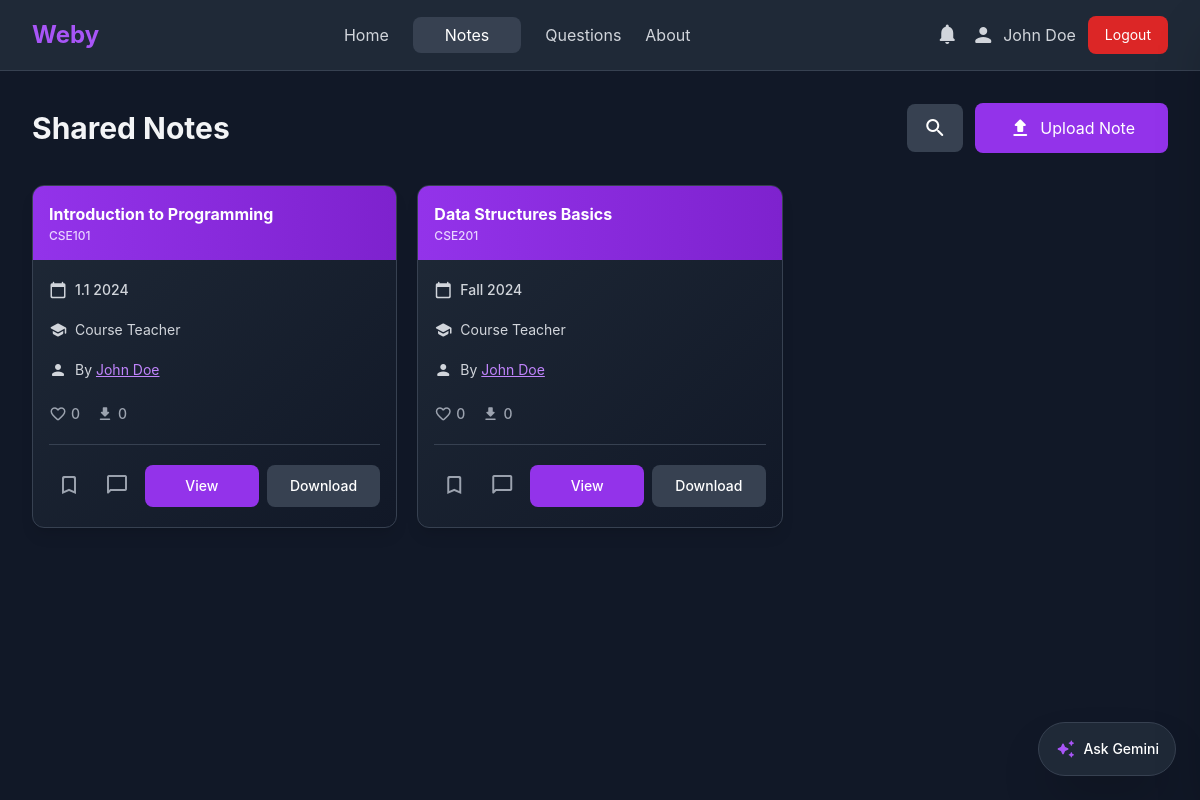
Page /notes.php (signed in) on the committed database.
### tables this page shows
CREATE TABLE IF NOT EXISTS notes (
    id INT AUTO_INCREMENT PRIMARY KEY,
    user_id INT NOT NULL,
    title VARCHAR(255) NOT NULL,
    course_code VARCHAR(50) NOT NULL,
    teacher_name VARCHAR(100) DEFAULT NULL,
    semester VARCHAR(10) NOT NULL,
    year INT NOT NULL,
    file_path VARCHAR(255) NOT NULL,
    
     
    is_public TINYINT(1) DEFAULT 1,
    
    created_at TIMESTAMP DEFAULT CURRENT_TIMESTAMP,
    FOREIGN KEY (user_id) REFERENCES users(id) ON DELETE CASCADE,
    INDEX idx_user_id (user_id),
    INDEX idx_semester_year (semester, year),
    INDEX idx_course_code (course_code)
);

CREATE TABLE IF NOT EXISTS users (
    id INT AUTO_INCREMENT PRIMARY KEY,
    name VARCHAR(100) NOT NULL,
    email VARCHAR(100) NOT NULL UNIQUE,
    password VARCHAR(255) NOT NULL,
    department VARCHAR(100) DEFAULT NULL,
    avatar VARCHAR(255) DEFAULT 'default.png',
    
     
    batch VARCHAR(10) DEFAULT NULL,
    section VARCHAR(10) DEFAULT NULL,
    student_id VARCHAR(50) DEFAULT NULL,
    
     
    github_url VARCHAR(255) DEFAULT NULL,
    linkedin_url VARCHAR(255) DEFAULT NULL,
    gmail VARCHAR(100) DEFAULT NULL,
    
     
    show_student_id TINYINT(1) DEFAULT 1,
    show_github TINYINT(1) DEFAULT 1,
    show_linkedin TINYINT(1) DEFAULT 1,
    show_email TINYINT(1) DEFAULT 1,
    show_gmail TINYINT(1) DEFAULT 1,
    
    created_at TIMESTAMP DEFAULT CURRENT_TIMESTAMP
);

### functions.php (called while the page is built, shortened)
<?php
function isLoggedIn() {
    return isset($_SESSION['user_id']);
}
function getUploaderName($user_id) {
    global $pdo;
    $stmt = $pdo->prepare("SELECT name FROM users WHERE id = ?");
    $stmt->execute([$user_id]);
    $user = $stmt->fetch();
    return $user ? $user['name'] : 'Unknown';
}
function hasLiked($user_id, $resource_id, $resource_type) {
    global $pdo;
    $stmt = $pdo->prepare("SELECT COUNT(*) FROM likes WHERE user_id = ? AND resource_id = ? AND resource_type = ?");
    $stmt->execute([$user_id, $resource_id, $resource_type]);
    return $stmt->fetchColumn() > 0;
}
function getLikeCount($resource_id, $resource_type) {
    global $pdo;
    $stmt = $pdo->prepare("SELECT COUNT(*) FROM likes WHERE resource_id = ? AND resource_type = ?");
    $stmt->execute([$resource_id, $resource_type]);
    return $stmt->fetchColumn();
}
function hasBookmarked($user_id, $resource_id, $type) {
    global $pdo;
    $stmt = $pdo->prepare("SELECT COUNT(*) FROM bookmarks WHERE user_id = ? AND resource_id = ? AND resource_type = ?");
    $stmt->execute([$user_id, $resource_id, $type]);
    return $stmt->fetchColumn() > 0;
}
function getDownloadCount($resource_id, $resource_type) {
    global $pdo;
    $stmt = $pdo->prepare("SELECT COUNT(DISTINCT user_id) FROM downloads WHERE resource_id = ? AND resource_type = ?");
    $stmt->execute([$resource_id, $resource_type]);
    return $stmt->fetchColumn();
}
?>

### notes.php (the view, shortened to what this page needs)
<?php
require 'config.php';
require 'functions.php';
$isLoggedIn = isLoggedIn();
$sql = "SELECT * FROM notes WHERE is_public = 1";
$params = [];
$sql .= " ORDER BY created_at DESC";
$stmt = $pdo->prepare($sql);
$stmt->execute($params);
$notes = $stmt->fetchAll();
?>
<!DOCTYPE html>
<html lang="en" class="dark">
<head>
    <script src="https://cdn.tailwindcss.com"></script>
    <link rel="stylesheet" href="css/style.css">
    <link rel="stylesheet" href="css/animations.css">
</head>
<body class="bg-gray-900 text-gray-100 min-h-screen">
    <nav class="bg-gray-800 border-b border-gray-700 sticky top-0 z-50">
        <div class="w-full mx-auto px-8 py-4">
            <div class="flex justify-between items-center">
                <a href="index.php" class="text-2xl font-bold text-purple-500">Weby</a>
                <div class="hidden md:flex items-center gap-6">
                    <a href="index.php" class="text-gray-300 hover:text-white transition">Home</a>
                    <a href="notes.php" class="text-white bg-gray-700 px-8 py-1.5 rounded-lg">Notes</a>
                    <a href="questions.php" class="text-gray-300 hover:text-white transition">Questions</a>
                    <a href="about.php" class="text-gray-300 hover:text-white transition">About</a>
                </div>
                <div class="flex items-center gap-3">
                    <?php if ($isLoggedIn): ?>
                        <a href="profile.php#messages" class="relative text-gray-300 hover:text-white transition" title="Messages">
                            <span class="material-icons-round text-2xl">notifications</span>
                        </a>
                        <a href="profile.php" class="text-gray-300 hover:text-white flex items-center gap-2">
                            <span class="material-icons-round">person</span>
                            <span class="hidden md:inline"><?= htmlspecialchars($_SESSION['user_name']) ?></span>
                        </a>
                        <a href="logout.php" class="bg-red-600 hover:bg-[#0a0a2e] text-white px-4 py-2 rounded-lg transition text-sm border border-transparent hover:border-white">
                            Logout
                        </a>
                    <?php endif; ?>
                </div>
            </div>
        </div>
    </nav>
    <main class="w-full mx-auto px-8 py-8">
        <div class="flex flex-col md:flex-row justify-between items-center mb-8 gap-4">
            <h1 class="text-3xl font-bold">Shared Notes</h1>
            <div class="flex items-center gap-3">
                <button id="toggleSearchBtn" class="bg-gray-700 hover:bg-gray-600 text-white px-4 py-3 rounded-lg transition flex items-center justify-center">
                    <span class="material-icons-round">search</span>
                </button>
                <?php if ($isLoggedIn): ?>
                    <a href="upload-note.php" class="bg-purple-600 hover:bg-[#0a0a2e] text-white px-8 py-3 rounded-lg flex items-center gap-2 transition border border-transparent hover:border-white">
                        <span class="material-icons-round">upload</span>
                        Upload Note
                    </a>
                <?php endif; ?>
            </div>
        </div>
        <?php if (empty($notes)): ?>
            <div class="text-center py-16">
                <span class="material-icons-round text-6xl text-gray-600 mb-4">folder_open</span>
                <p class="text-xl text-gray-400">No notes found. Be the first to upload!</p>
            </div>
        <?php else: ?>
            <div id="notesGrid" class="grid grid-cols-1 md:grid-cols-2 lg:grid-cols-3 gap-5">
                <?php foreach ($notes as $note): ?>
                    <?php
                        $uploaderName = getUploaderName($note['user_id']);
                        $likeCount = getLikeCount($note['id'], 'note');
                        $isLiked = $isLoggedIn && hasLiked($_SESSION['user_id'], $note['id'], 'note');
                        $isBookmarked = $isLoggedIn && hasBookmarked($_SESSION['user_id'], $note['id'], 'note');
                        $downloadCount = getDownloadCount($note['id'], 'note');
                    ?>
                    <div onclick="window.location.href='view.php?type=note&id=<?= $note['id'] ?>'" class="bg-gradient-to-br from-gray-800 to-gray-900 rounded-xl border border-gray-700 hover:border-purple-500 transition-all duration-300 overflow-hidden shadow-lg hover:shadow-purple-500/20 cursor-pointer card-animate hover-lift">
                        <div class="bg-gradient-to-r from-purple-600 to-purple-700 px-4 py-4">
                            <h3 class="text-base font-bold text-white line-clamp-1"><?= htmlspecialchars($note['title']) ?></h3>
                            <p class="text-purple-200 text-xs font-medium mt-0.5"><?= htmlspecialchars($note['course_code']) ?></p>
                        </div>
                        <div class="p-4">
                            <div class="flex items-center gap-2 mb-3 text-gray-300">
                                <span class="material-icons-round text-lg">calendar_today</span>
                                <span class="text-sm font-medium">
                                    <?php
                                    $semesterMap = [
                                        '2.1' => 'Fall', '2.2' => 'Spring',
                                        '3.1' => 'Fall', '3.2' => 'Spring',
                                        '4.1' => 'Fall', '4.2' => 'Spring'
                                    ];
                                    $semesterName = $semesterMap[$note['semester']] ?? $note['semester'];
                                    echo htmlspecialchars($semesterName . ' ' . $note['year']);
                                    ?>
                                </span>
                            </div>
                            <div class="flex items-center gap-2 mb-3 text-gray-300">
                                <span class="material-icons-round text-lg">school</span>
                                <span class="text-sm"><?= htmlspecialchars($note['teacher'] ?? 'Course Teacher') ?></span>
                            </div>
                            <div class="flex items-center gap-2 mb-4 text-gray-300">
                                <span class="material-icons-round text-lg">person</span>
                                <span class="text-sm">By <a href="profile.php?user_id=<?= $note['user_id'] ?>" onclick="event.stopPropagation()" class="text-purple-400 hover:text-purple-500 underline transition"><?= htmlspecialchars($uploaderName) ?></a></span>
                            </div>
                            <div class="flex items-center gap-4 mb-4 pb-4 border-b border-gray-700">
                                <button onclick="event.stopPropagation(); toggleLike(<?= $note['id'] ?>, this)"
                                        class="like-btn flex items-center gap-1 <?= $isLiked ? 'text-red-500' : 'text-gray-400' ?> hover:text-red-500 transition"
                                        data-note-id="<?= $note['id'] ?>">
                                    <span class="material-icons-round text-lg"><?= $isLiked ? 'favorite' : 'favorite_border' ?></span>
                                    <span class="like-count text-sm font-medium"><?= $likeCount ?></span>
                                </button>
                                <div class="flex items-center gap-1 text-gray-400">
                                    <span class="material-icons-round text-lg">download</span>
                                    <span class="download-count text-sm font-medium" data-note-id="<?= $note['id'] ?>"><?= $downloadCount ?></span>
                                </div>
                            </div>
                            <div class="flex gap-2 items-center">
                                <button onclick="event.stopPropagation(); toggleBookmark(<?= $note['id'] ?>, 'note', this)"
                                        class="p-2 rounded-full transition-colors duration-200 <?= $isBookmarked ? 'text-purple-500' : 'text-gray-400 hover:text-purple-500' ?>" title="Bookmark">
                                    <span class="material-icons-round text-2xl"><?= $isBookmarked ? 'bookmark' : 'bookmark_border' ?></span>
                                </button>
                                <?php if ($isLoggedIn): ?>
                                <button onclick="event.stopPropagation(); openMessageModal(<?= $note['id'] ?>, 'note')"
                                        class="p-2 rounded-full transition-colors duration-200 text-gray-400 hover:text-purple-500" title="Ask a question">
                                    <span class="material-icons-round text-2xl">chat_bubble_outline</span>
                                </button>
                                <?php endif; ?>
                                <a href="view.php?type=note&id=<?= $note['id'] ?>" onclick="event.stopPropagation()"
                                   class="flex-1 bg-purple-600 hover:bg-[#0a0a2e] text-white px-4 py-2.5 rounded-lg text-center transition-all duration-200 text-sm font-medium border border-transparent hover:border-white">
                                    View
                                </a>
                                <a href="<?= htmlspecialchars($note['file_path']) ?>" download
                                   onclick="event.stopPropagation(); trackDownload(<?= $note['id'] ?>, 'note', this)"
                                   class="flex-1 bg-gray-700 hover:bg-[#0a0a2e] text-white px-4 py-2.5 rounded-lg text-center transition-all duration-200 text-sm font-medium border border-transparent hover:border-white">
                                    Download
                                </a>
                            </div>
                        </div>
                    </div>
                <?php endforeach; ?>
            </div>
        <?php endif; ?>
    </main>
    <div class="fixed bottom-6 right-6 z-40">
        <button id="askGeminiBtn" class="flex items-center gap-2 bg-gray-800 border border-gray-700 hover:border-purple-500 text-white px-4 py-3 rounded-full shadow-2xl hover:shadow-purple-500/20 transition-all duration-300 group">
            <span class="material-icons-round text-purple-500 group-hover:scale-110 transition-transform text-xl">auto_awesome</span>
            <span class="font-medium text-sm">Ask Gemini</span>
        </button>
    </div>
</body>
</html>

### css/style.css (style rules this page uses)
* { margin: 0; padding: 0; box-sizing: border-box; }
body { font-family: -apple-system, BlinkMacSystemFont, 'Segoe UI', Roboto, 'Helvetica Neue', Arial, sans-serif; }
* { transition: background-color 0.2s ease, border-color 0.2s ease, color 0.2s ease; }

### css/animations.css (style rules this page uses)
.card-animate { animation: fadeInUp 0.6s ease-out forwards; opacity: 0; }
.hover-lift { transition: transform 0.3s ease, box-shadow 0.3s ease; }

### rows in the picture
notes: title "Introduction to Programming", course_code "CSE101", semester+year "1.1 2024", teacher "Course Teacher", user.name "John Doe", likeCount "0", downloadCount "0"
notes: title "Data Structures Basics", course_code "CSE201", semester+year "Fall 2024", teacher "Course Teacher", user.name "John Doe", likeCount "0", downloadCount "0"

### other values in the picture
$_SESSION['user_name'] "John Doe"
